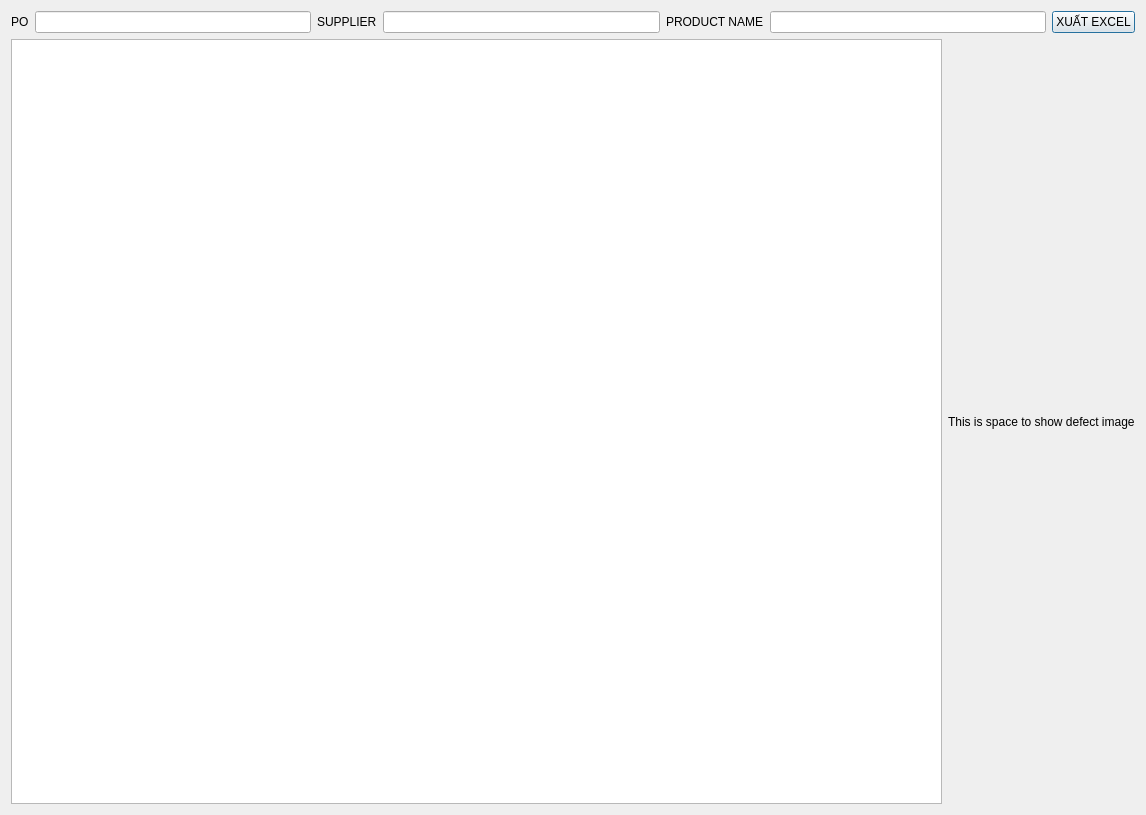
<?xml version="1.0" encoding="UTF-8"?>
<ui version="4.0">
 <class>TCDialog</class>
 <widget class="QDialog" name="TCDialog">
  <property name="geometry">
   <rect>
    <x>0</x>
    <y>0</y>
    <width>1146</width>
    <height>815</height>
   </rect>
  </property>
  <property name="windowTitle">
   <string>Dialog</string>
  </property>
  <layout class="QGridLayout" name="gridLayout">
   <item row="0" column="0">
    <layout class="QHBoxLayout" name="horizontalLayout_2">
     <item>
      <widget class="QLabel" name="label">
       <property name="text">
        <string>PO</string>
       </property>
      </widget>
     </item>
     <item>
      <widget class="QLineEdit" name="lineEdit"/>
     </item>
     <item>
      <widget class="QLabel" name="label_3">
       <property name="text">
        <string>SUPPLIER</string>
       </property>
      </widget>
     </item>
     <item>
      <widget class="QLineEdit" name="lineEdit_3"/>
     </item>
     <item>
      <widget class="QLabel" name="label_2">
       <property name="text">
        <string>PRODUCT NAME</string>
       </property>
      </widget>
     </item>
     <item>
      <widget class="QLineEdit" name="lineEdit_2"/>
     </item>
     <item>
      <widget class="QPushButton" name="exportexcelButton">
       <property name="text">
        <string>XUẤT EXCEL</string>
       </property>
      </widget>
     </item>
    </layout>
   </item>
   <item row="1" column="0">
    <layout class="QHBoxLayout" name="horizontalLayout">
     <item>
      <widget class="QTableView" name="tableView"/>
     </item>
     <item>
      <widget class="QLabel" name="imageLabel">
       <property name="minimumSize">
        <size>
         <width>150</width>
         <height>0</height>
        </size>
       </property>
       <property name="text">
        <string>This is space to show defect image</string>
       </property>
      </widget>
     </item>
    </layout>
   </item>
  </layout>
 </widget>
 <resources/>
 <connections/>
</ui>
